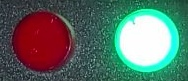
#> input picture led/2_1.jpg, 188 x 81 px
$ python target_img_detect.py   (older library calls are emulated)
#> lines starting #> are read from the running program, lines starting #| are printed output that depends on the picture; after the words box and inside, x2 and y2 are one past the last pixel; in counts of white or black regions, pixels touching at a corner belong together
#> further down, targetImg is the input picture: shape (81, 188, 3); mean B, G, R 101.9, 110.6, 90
import cv2 as cv
import cv2


def morphClose(image, size=(3, 3), iter=1):
    kernel = cv2.getStructuringElement(cv2.MORPH_RECT, size)  # 定义矩形结构元素
    closed1 = cv2.morphologyEx(image, cv2.MORPH_CLOSE, kernel, iterations=iter)  # 闭运算1
    return closed1


def morphOpen(image, size=(3, 3), iter=1):
    kernel = cv2.getStructuringElement(cv2.MORPH_RECT, size)  # 定义矩形结构元素
    opened1 = cv2.morphologyEx(image, cv2.MORPH_OPEN, kernel, iterations=iter)  # 开运算1
    return opened1


def findMinRect(binary_img, thickness=2):
    res = cv2.findContours(binary_img, cv2.RETR_EXTERNAL, cv2.CHAIN_APPROX_SIMPLE)
    if len(res) == 3:
        _, contours, hierarchy = cv2.findContours(binary_img, cv2.RETR_EXTERNAL, cv2.CHAIN_APPROX_SIMPLE)
    else:
        contours, hierarchy = cv2.findContours(binary_img, cv2.RETR_EXTERNAL, cv2.CHAIN_APPROX_SIMPLE)
    areaRectList1 = []
    img_rgb = cv2.cvtColor(binary_img, cv2.COLOR_GRAY2RGB)
    for c in contours:
        # 找到边界坐标
        x, y, w, h = cv2.boundingRect(c)  # 计算点集最外面的矩形边界
        if w / h > 7 or w / h < 1 / 7:
            binary_img[y:y + h, x:x + w] = 0
            continue
        areaRectList1.append([x, y, w, h])
        cv2.rectangle(img_rgb, (x, y), (x + w, y + h), (0, 255, 0), thickness)
    return areaRectList1, binary_img, img_rgb


def deal_with(img_org):
    img_org = cv2.cvtColor(img_org, cv2.COLOR_BGR2GRAY)
    ret, binary = cv2.threshold(img_org, 200, 255, cv2.THRESH_BINARY)
    # cv2.imshow("threshold", binary)
    morph = morphOpen(binary, size=(11, 11))
    morph = morphClose(morph, size=(7, 7), iter=2)
    boxes_list, delRectImg, drawRectImg = findMinRect(morph, 5)
    if len(boxes_list) != 0:
        return True


def judge(targetImg, lightSubType):
#> called with lightSubType = '2'
    light_state_list = []
    target_w = int(targetImg.shape[1])
#> target_w = 188
    target_h = int(targetImg.shape[0])
#> target_h = 81
    light_dict = {'2': 2, '3': 3, '4': 4, '8': 8, '10': 10}
    if lightSubType in light_dict.keys():
        numbers = light_dict[lightSubType]
    else:
        print("This lightSubType don't exist：", lightSubType)
        return None
    for i in range(numbers):
        x = int(target_w / numbers)
        # y = int(target_h/2)
        cv2.rectangle(targetImg, (i * x, 0), ((i + 1) * x, int(target_h)), (0, 0, 255), 2)
        img_org = targetImg[0:int(target_h), i * x:(i + 1) * x]
        if deal_with(img_org):
            cv2.rectangle(targetImg, (i * x, 0), ((i + 1) * x, int(target_h)), (255, 0, 0), 2)
            cv.putText(targetImg, "1", (i * x, 25), cv.FONT_HERSHEY_COMPLEX, 1.0, (100, 200, 200), 2)
            light_state_list.append("1")
        else:
            cv2.rectangle(targetImg, (i * x, 0), ((i + 1) * x, int(target_h)), (255, 0, 0), 2)
            cv.putText(targetImg, "0", (i * x, 25), cv.FONT_HERSHEY_COMPLEX, 1.0, (100, 200, 200), 2)
            light_state_list.append("0")
#> this loop made 2 passes
#> boxes_list in deal_with on pass 2: [[25, 16, 52, 50]]
#> pass 1, in judge, `img_org = targetImg[0:int(target_h), i * x:(i + 1) * x]`:
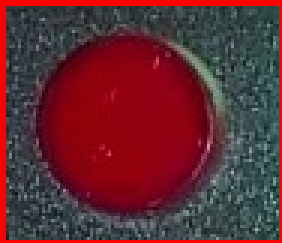
#> img_org: shape (81, 94, 3) (shown 3 times larger); mean B, G, R 49.7, 42.2, 98.9
#> pass 1, in deal_with, `img_org = cv2.cvtColor(img_org, cv2.COLOR_BGR2GRAY)`:
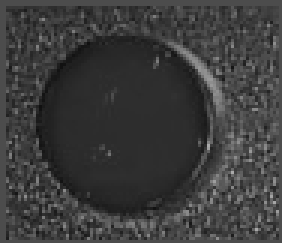
#> img_org: shape (81, 94) (shown 3 times larger); min 16, max 171, mean 60
#> after the loop:
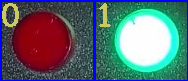
#> targetImg: shape (81, 188, 3); 8.95% of pixels changed, all inside (x1, y1, x2, y2) = (0, 0, 188, 81)
#> after the loop, light_state_list = ['0', '1']

    return print(light_state_list)
#| ['0', '1']


if __name__ == '__main__':
    path = '2_1.jpg'
    targetImg = cv2.imread(path)
    light_state_list = judge(targetImg, lightSubType='2')

$ run again, with led/10_1.jpg copied over led/2_1.jpg
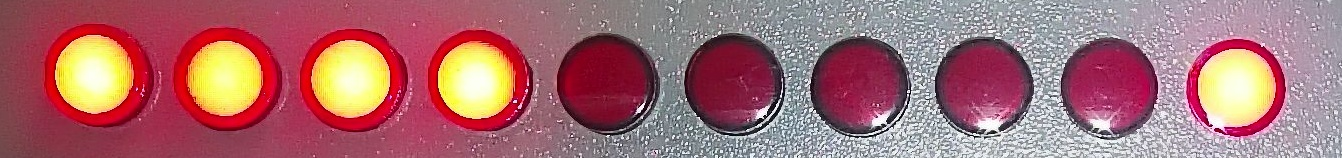
#> input picture led/10_1.jpg, 1342 x 158 px
#> targetImg is the input picture: shape (158, 1342, 3); mean B, G, R 114.1, 109.5, 167.1
#> the loop in judge, `for i in range(numbers):` made 2 passes
#> boxes_list in deal_with on pass 2: [[528, 49, 74, 79]]
#> pass 1, in deal_with, `ret, binary = cv2.threshold(img_org, 200, 255, cv2.THRESH_BINARY)`:
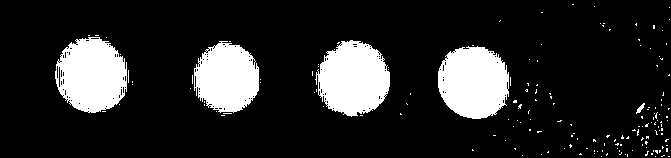
#> binary: shape (158, 671); 15.5% white; 164 white regions (159 under 20 px), largest, box (x1, y1, x2, y2) and area: (315, 40, 390, 117) 4165, (55, 37, 127, 113) 4110, (438, 46, 509, 119) 4095, (194, 41, 259, 113) 3505, (636, 103, 645, 114) 40
#> after the loop in judge, `for i in range(numbers):`:
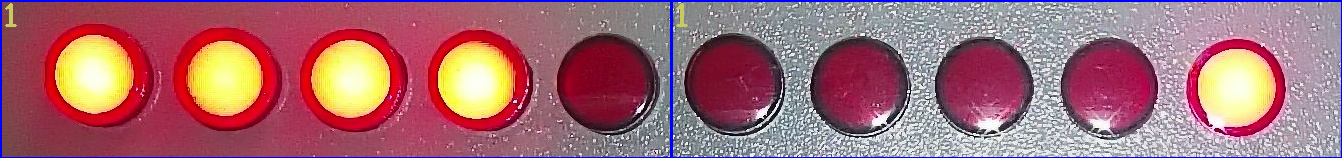
#> targetImg: shape (158, 1342, 3); 2.46% of pixels changed, all inside (x1, y1, x2, y2) = (0, 0, 1342, 158)
#> after the loop in judge, `for i in range(numbers):`: light_state_list = ['1', '1']
#| ['1', '1']

$ run again, with led/3_1.jpg copied over led/2_1.jpg
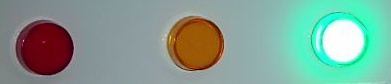
#> input picture led/3_1.jpg, 391 x 84 px
#> targetImg is the input picture: shape (84, 391, 3); mean B, G, R 147.8, 161.3, 130.7
#> the loop in judge, `for i in range(numbers):` made 2 passes
#> pass 1, in deal_with, `img_org = cv2.cvtColor(img_org, cv2.COLOR_BGR2GRAY)`:
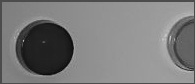
#> img_org: shape (84, 195); min 10, max 200, mean 122
#> after the loop in judge, `for i in range(numbers):`:
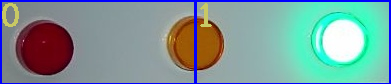
#> targetImg: shape (84, 391, 3); 6.31% of pixels changed, all inside (x1, y1, x2, y2) = (0, 0, 391, 84)
#> after the loop in judge, `for i in range(numbers):`: light_state_list = ['0', '1']
#| ['0', '1']
